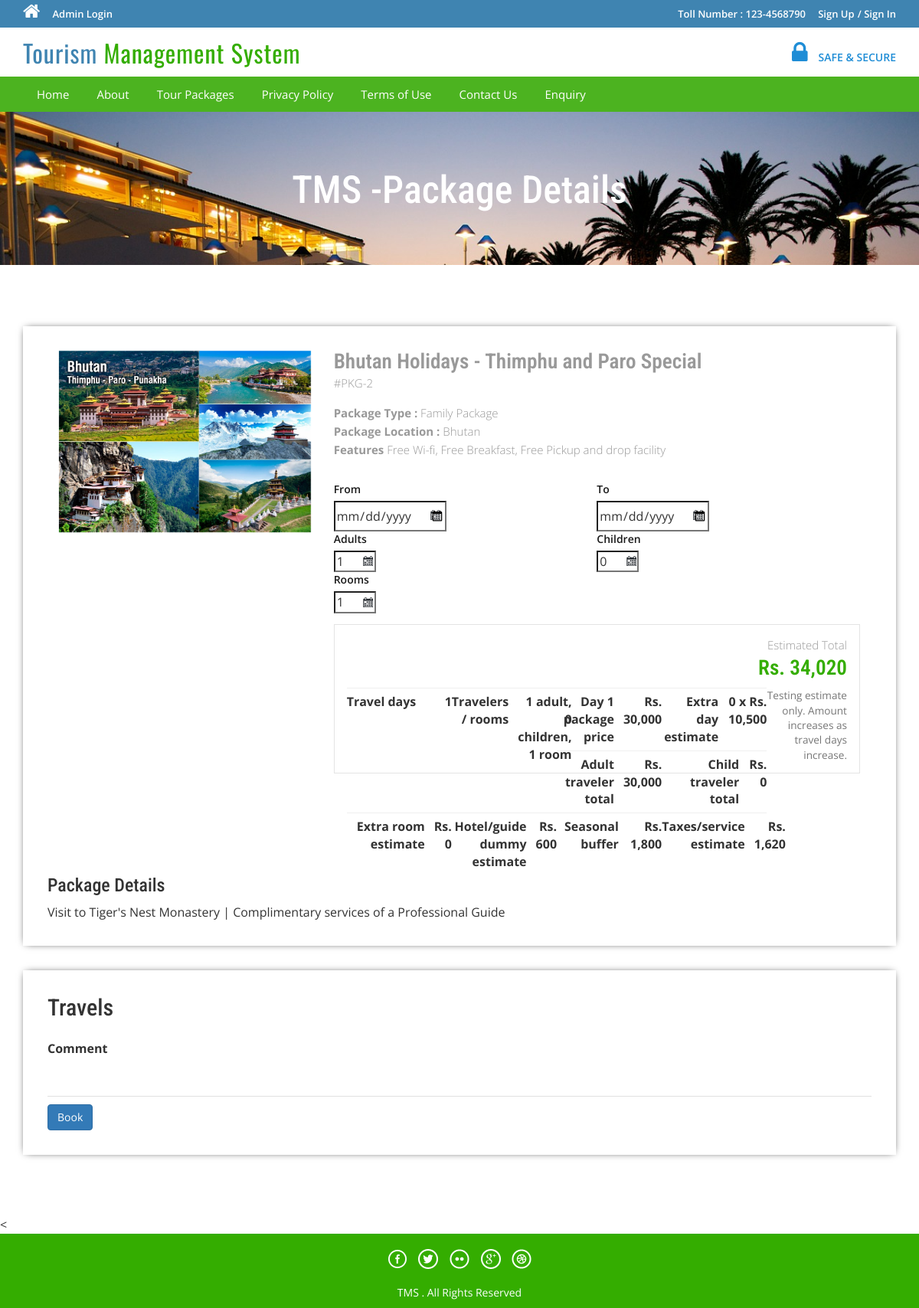
/tms/package-details.php?pkgid=2, run on the app's committed database.
### tables this page shows
CREATE TABLE `tbltourpackages` (
  `PackageId` int(11) NOT NULL,
  `PackageName` varchar(200) DEFAULT NULL,
  `PackageType` varchar(150) DEFAULT NULL,
  `PackageLocation` varchar(100) DEFAULT NULL,
  `PackagePrice` int(11) DEFAULT NULL,
  `PackageFetures` varchar(255) DEFAULT NULL,
  `PackageDetails` mediumtext DEFAULT NULL,
  `PackageImage` varchar(100) DEFAULT NULL,
  `Creationdate` timestamp NULL DEFAULT current_timestamp(),
  `UpdationDate` timestamp NULL DEFAULT NULL ON UPDATE current_timestamp()
);

### tms/includes/pricing.php (called while the page is built, shortened)
<?php
require_once __DIR__ . '/security.php';
if (!function_exists('pricing_quote_config')) {
    function pricing_quote_config($basePrice)
    {
        $basePrice = max(1, (int) $basePrice);
        return array(
            'base_price' => $basePrice,
            'extra_day_rate' => max(500, (int) round($basePrice * 0.35)),
            'daily_support_fee' => max(300, (int) round($basePrice * 0.02)),
            'child_rate' => 0.55,
            'room_day_rate' => max(800, (int) round($basePrice * 0.08)),
            'seasonal_rate' => 0.06,
            'tax_rate' => 0.05,
        );
    }
}
if (!function_exists('package_price_quote')) {
    function package_price_quote($basePrice, $fromDate = null, $toDate = null, $adults = 1, $children = 0, $rooms = 1)
    {
        $config = pricing_quote_config($basePrice);
        $days = ($fromDate && $toDate) ? pricing_trip_days($fromDate, $toDate) : 1;
        $extraDays = max(0, $days - 1);
        $adults = max(1, (int) $adults);
        $children = max(0, (int) $children);
        $rooms = max(1, (int) $rooms);
        $baseAmount = $config['base_price'];
        $extraDaysAmount = $extraDays * $config['extra_day_rate'];
        $travelSubtotal = $baseAmount + $extraDaysAmount;
        $adultAmount = $travelSubtotal * $adults;
        $childAmount = (int) round($travelSubtotal * $config['child_rate'] * $children);
        $roomAmount = max(0, $rooms - 1) * $days * $config['room_day_rate'];
        $supportAmount = $days * $config['daily_support_fee'] * ($adults + $children);
        $subtotal = $adultAmount + $childAmount + $roomAmount;
        $seasonalAmount = (int) round($subtotal * $config['seasonal_rate']);
        $taxAmount = (int) round(($subtotal + $supportAmount + $seasonalAmount) * $config['tax_rate']);
        $total = $subtotal + $supportAmount + $seasonalAmount + $taxAmount;
        return array(
            'days' => $days,
            'adults' => $adults,
            'children' => $children,
            'rooms' => $rooms,
            'base_price' => $baseAmount,
            'extra_day_rate' => $config['extra_day_rate'],
            'extra_days' => $extraDays,
            'extra_days_amount' => $extraDaysAmount,
            'child_rate' => $config['child_rate'],
            'room_day_rate' => $config['room_day_rate'],
            'adult_amount' => $adultAmount,
            'child_amount' => $childAmount,
            'room_amount' => $roomAmount,
            'daily_support_fee' => $config['daily_support_fee'],
            'support_amount' => $supportAmount,
            'seasonal_amount' => $seasonalAmount,
            'tax_amount' => $taxAmount,
            'total' => $total,
        );
    }
}
?>

### tms/includes/security.php (called while the page is built, shortened)
<?php
if (!function_exists('e')) {
    function e($value)
    {
        return htmlentities((string) $value, ENT_QUOTES, 'UTF-8');
    }
}

### tms/package-details.php (the view, shortened to what this page needs)
<?php
include('includes/config.php');
?>
<!DOCTYPE HTML>
<html>
<head>
<link href="css/bootstrap.css" rel='stylesheet' type='text/css' />
<link href="css/style.css" rel='stylesheet' type='text/css' />
<link href="css/font-awesome.css" rel="stylesheet">
<link href="css/animate.css" rel="stylesheet" type="text/css" media="all">
<link rel="stylesheet" href="css/jquery-ui.css" />
</head>
<body>
<?php include('includes/header.php');?>
<div class="banner-3">
	<div class="container">
		<h1 class="wow zoomIn animated animated" data-wow-delay=".5s" style="visibility: visible; animation-delay: 0.5s; animation-name: zoomIn;"> TMS -Package Details</h1>
	</div>
</div>
<div class="selectroom">
	<div class="container">
<?php
$pid=intval($_GET['pkgid']);
$sql = "SELECT * from tbltourpackages where PackageId=:pid";
$query = $dbh->prepare($sql);
$query -> bindParam(':pid', $pid, PDO::PARAM_STR);
$query->execute();
$results=$query->fetchAll(PDO::FETCH_OBJ);
if($query->rowCount() > 0)
{
foreach($results as $result)
{
$priceConfig = pricing_quote_config($result->PackagePrice);
$initialQuote = package_price_quote($result->PackagePrice);
?>
<form name="book" method="post"
	data-base-price="<?php echo e($priceConfig['base_price']); ?>"
	data-extra-day-rate="<?php echo e($priceConfig['extra_day_rate']); ?>"
	data-daily-support-fee="<?php echo e($priceConfig['daily_support_fee']); ?>"
	data-child-rate="<?php echo e($priceConfig['child_rate']); ?>"
	data-room-day-rate="<?php echo e($priceConfig['room_day_rate']); ?>"
	data-seasonal-rate="<?php echo e($priceConfig['seasonal_rate']); ?>"
	data-tax-rate="<?php echo e($priceConfig['tax_rate']); ?>">
		<div class="selectroom_top">
			<div class="col-md-4 selectroom_left wow fadeInLeft animated" data-wow-delay=".5s">
				<img src="admin/pacakgeimages/<?php echo htmlentities($result->PackageImage);?>" class="img-responsive" alt="">
			</div>
			<div class="col-md-8 selectroom_right wow fadeInRight animated" data-wow-delay=".5s">
				<h2><?php echo htmlentities($result->PackageName);?></h2>
				<p class="dow">#PKG-<?php echo htmlentities($result->PackageId);?></p>
				<p><b>Package Type :</b> <?php echo htmlentities($result->PackageType);?></p>
				<p><b>Package Location :</b> <?php echo htmlentities($result->PackageLocation);?></p>
					<p><b>Features</b> <?php echo htmlentities($result->PackageFetures);?></p>
					<div class="ban-bottom">
				<div class="bnr-right">
				<label class="inputLabel">From</label>
				<input class="date" id="datepicker2" type="date" placeholder="dd-mm-yyyy"  name="fromdate" required="">
			</div>
				<div class="bnr-right">
					<label class="inputLabel">To</label>
					<input class="date" id="datepicker3" type="date" placeholder="dd-mm-yyyy" name="todate" required="">
				</div>
				<div class="bnr-right">
					<label class="inputLabel">Adults</label>
					<input class="date" id="adults" type="number" name="adults" min="1" max="20" value="1" required="">
				</div>
				<div class="bnr-right">
					<label class="inputLabel">Children</label>
					<input class="date" id="children" type="number" name="children" min="0" max="20" value="0" required="">
				</div>
				<div class="bnr-right">
					<label class="inputLabel">Rooms</label>
					<input class="date" id="rooms" type="number" name="rooms" min="1" max="10" value="1" required="">
				</div>
				</div>
						<div class="clearfix"></div>
				<div class="grand estimated-price-box">
					<p>Estimated Total</p>
					<h3 id="estimateTotal"><?php echo e(pricing_format_inr($initialQuote['total']));?></h3>
					<ul>
						<li><span>Travel days</span><strong id="estimateDays"><?php echo e($initialQuote['days']);?></strong></li>
						<li><span>Travelers / rooms</span><strong id="estimateTravelers"><?php echo e($initialQuote['adults']);?> adult, <?php echo e($initialQuote['children']);?> children, <?php echo e($initialQuote['rooms']);?> room</strong></li>
						<li><span>Day 1 package price</span><strong id="estimateBase"><?php echo e(pricing_format_inr($initialQuote['base_price']));?></strong></li>
						<li><span>Extra day estimate</span><strong id="estimateExtra"><?php echo e($initialQuote['extra_days']);?> x <?php echo e(pricing_format_inr($initialQuote['extra_day_rate']));?></strong></li>
						<li><span>Adult traveler total</span><strong id="estimateAdult"><?php echo e(pricing_format_inr($initialQuote['adult_amount']));?></strong></li>
						<li><span>Child traveler total</span><strong id="estimateChild"><?php echo e(pricing_format_inr($initialQuote['child_amount']));?></strong></li>
						<li><span>Extra room estimate</span><strong id="estimateRooms"><?php echo e(pricing_format_inr($initialQuote['room_amount']));?></strong></li>
						<li><span>Hotel/guide dummy estimate</span><strong id="estimateSupport"><?php echo e(pricing_format_inr($initialQuote['support_amount']));?></strong></li>
						<li><span>Seasonal buffer</span><strong id="estimateSeasonal"><?php echo e(pricing_format_inr($initialQuote['seasonal_amount']));?></strong></li>
						<li><span>Taxes/service estimate</span><strong id="estimateTax"><?php echo e(pricing_format_inr($initialQuote['tax_amount']));?></strong></li>
					</ul>
					<small>Testing estimate only. Amount increases as travel days increase.</small>
				</div>
			</div>
		<h3>Package Details</h3>
				<p style="padding-top: 1%"><?php echo htmlentities($result->PackageDetails);?> </p>
		</div>
		<div class="selectroom_top">
			<h2>Travels</h2>
			<div class="selectroom-info animated wow fadeInUp animated" data-wow-duration="1200ms" data-wow-delay="500ms" style="visibility: visible; animation-duration: 1200ms; animation-delay: 500ms; animation-name: fadeInUp; margin-top: -70px">
				<ul>
					<li class="spe">
						<label class="inputLabel">Comment</label>
						<input class="special" type="text" name="comment" required="">
					</li>
					<?php if($_SESSION['login'])
					{?>
						<li class="spe" align="center">
					<button type="submit" name="submit2" class="btn-primary btn">Book</button>
						</li>
						<?php } else {?>
							<li class="sigi" align="center" style="margin-top: 1%">
							<a href="#" data-toggle="modal" data-target="#myModal4" class="btn-primary btn" > Book</a></li>
							<?php } ?>
				</ul>
			</div>
		</div>
		</form>
<?php }} ?>
	</div>
</div>
<
<?php include('includes/footer.php');?>
</body>
</html>

### tms/css/style.css (style rules this page uses)
html, body { font-size: 100%; background: #fff; font-family: 'Open Sans', sans-serif; }
body a,.grid_1,plan_1,plan_1.one,plan_1.two,i.icon1, i.icon2, i.icon3, i.icon4, i.icon5, i.icon6 { transition:0.5s all; -webkit-transition:0.5s all; -moz-transition:0.5s all; -o-transition:0.5s all; -ms-transition:0.5s all; }
h1,h2,h3,h4,h5,h6 { margin:0; font-family: 'Roboto Condensed', sans-serif; }
p { margin:0; }
ul { margin:0; padding:0; }
label { margin:0; }
.date { background: url(../images/date-icon.png) no-repeat 95.5% 45% #fff; cursor: pointer; }
.ban-top .inputLabel,.ban-bottom .inputLabel { display: block; font-weight: 600; font-size: 14px; margin-bottom: 5px; color: #191919; }
.bnr-right { float: left; width:50%; }
.ban-bottom { margin-top: 30px; }
.banner-3 { background: url(../images/6.jpg)no-repeat; background-size: cover; -webkit-background-size: cover; -o-background-size: cover; -ms-background-size: cover; -moz-background-size: cover; min-height:200px; }
.banner-3 h1 { font-size: 50px; margin-bottom: 40px; padding: 1.5em 0 0; text-align: center; color: #fff; }
.selectroom { padding: 5em 0 3em; }
.selectroom_top { padding: 2em; box-shadow: 0px 0px 10px -4px #000; margin-bottom: 2em; }
.selectroom_right li { display: inline-block; float: left; width: 21%; }
.grand { text-align: right; }
.selectroom_right h2 { font-size: 1.7em; color: #999; font-weight: 600; margin: 0; }
.selectroom_right h3 { font-size: 1.7em; font-weight: 600; color:#34ad00; }
p.dow { font-size: 15px; color: #999; font-weight: 300; line-height: 1.8em; margin-bottom:1em; }
.selectroom_right p { font-size: 15px; line-height: 1.6em; font-weight: 300; color: #999; }
.selectroom_right ul { margin-top: 1em; }
.selectroom_right span { font-weight: 700; }
.selectroom-info li { display: inline-block; float: left; }
.selectroom input[type="text"] { width: 92%; color: #9E9E9E; outline: none; font-size: 14px; padding: 10px 0px; border: none; border-bottom:1px solid rgba(0,0,0,.12); -webkit-appearance: none; margin-top: 10px; }
.selectroom-info ul { margin-top: 3em; }
li.spe { width: 100%; margin-top: 3em; }
li.spe input[type="text"] { width: 100%; }

### tms/package-details.php (style rules this page uses)
.estimated-price-box { background: #fff; border: 1px solid #e4e4e4; padding: 14px 16px; margin-top: 14px; }
.estimated-price-box h3 { margin: 4px 0 10px; }
.estimated-price-box ul { list-style: none; padding: 0; margin: 0; }
.estimated-price-box li { display: flex; justify-content: space-between; gap: 12px; border-top: 1px solid #efefef; padding: 6px 0; }
.estimated-price-box small { display: block; color: #777; margin-top: 8px; }

### data on the page
tbltourpackages: PackageImage (picture), PackageName "Bhutan Holidays - Thimphu and Paro Special", PackageId "2", PackageType "Family Package", PackageLocation "Bhutan", PackageFetures "Free Wi-fi, Free Breakfast, Free Pickup and drop facility", PackagePrice "1", PackageDetails "Visit to Tiger's Nest Monastery | Complimentary services of a Professional Guide"
